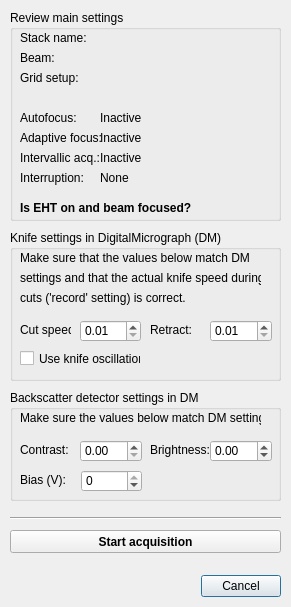
<?xml version="1.0" encoding="UTF-8"?>
<ui version="4.0">
 <class>startAcq</class>
 <widget class="QDialog" name="startAcq">
  <property name="windowModality">
   <enum>Qt::ApplicationModal</enum>
  </property>
  <property name="geometry">
   <rect>
    <x>0</x>
    <y>0</y>
    <width>291</width>
    <height>607</height>
   </rect>
  </property>
  <property name="sizePolicy">
   <sizepolicy hsizetype="Preferred" vsizetype="Preferred">
    <horstretch>0</horstretch>
    <verstretch>0</verstretch>
   </sizepolicy>
  </property>
  <property name="windowTitle">
   <string>Start Acquisition</string>
  </property>
  <property name="layoutDirection">
   <enum>Qt::RightToLeft</enum>
  </property>
  <widget class="QDialogButtonBox" name="buttonBox">
   <property name="geometry">
    <rect>
     <x>90</x>
     <y>570</y>
     <width>191</width>
     <height>32</height>
    </rect>
   </property>
   <property name="layoutDirection">
    <enum>Qt::LeftToRight</enum>
   </property>
   <property name="locale">
    <locale language="English" country="UnitedKingdom"/>
   </property>
   <property name="orientation">
    <enum>Qt::Horizontal</enum>
   </property>
   <property name="standardButtons">
    <set>QDialogButtonBox::Cancel</set>
   </property>
  </widget>
  <widget class="Line" name="line_2">
   <property name="geometry">
    <rect>
     <x>10</x>
     <y>510</y>
     <width>271</width>
     <height>16</height>
    </rect>
   </property>
   <property name="orientation">
    <enum>Qt::Horizontal</enum>
   </property>
  </widget>
  <widget class="QPushButton" name="pushButton_startAcq">
   <property name="geometry">
    <rect>
     <x>10</x>
     <y>530</y>
     <width>271</width>
     <height>23</height>
    </rect>
   </property>
   <property name="font">
    <font>
     <weight>75</weight>
     <bold>true</bold>
    </font>
   </property>
   <property name="text">
    <string>Start acquisition</string>
   </property>
  </widget>
  <widget class="QGroupBox" name="groupBox_2">
   <property name="geometry">
    <rect>
     <x>10</x>
     <y>390</y>
     <width>271</width>
     <height>111</height>
    </rect>
   </property>
   <property name="layoutDirection">
    <enum>Qt::LeftToRight</enum>
   </property>
   <property name="title">
    <string>Backscatter detector settings in DM</string>
   </property>
   <widget class="QLabel" name="label_17">
    <property name="geometry">
     <rect>
      <x>140</x>
      <y>50</y>
      <width>61</width>
      <height>20</height>
     </rect>
    </property>
    <property name="text">
     <string>Brightness:</string>
    </property>
   </widget>
   <widget class="QLabel" name="label_18">
    <property name="geometry">
     <rect>
      <x>10</x>
      <y>50</y>
      <width>51</width>
      <height>20</height>
     </rect>
    </property>
    <property name="text">
     <string>Contrast:</string>
    </property>
   </widget>
   <widget class="QLabel" name="label_19">
    <property name="geometry">
     <rect>
      <x>10</x>
      <y>80</y>
      <width>51</width>
      <height>20</height>
     </rect>
    </property>
    <property name="text">
     <string>Bias (V):</string>
    </property>
   </widget>
   <widget class="QLabel" name="label_8">
    <property name="geometry">
     <rect>
      <x>10</x>
      <y>20</y>
      <width>241</width>
      <height>16</height>
     </rect>
    </property>
    <property name="text">
     <string>Make sure the values below match DM settings:</string>
    </property>
   </widget>
   <widget class="QDoubleSpinBox" name="doubleSpinBox_contrast">
    <property name="geometry">
     <rect>
      <x>70</x>
      <y>50</y>
      <width>62</width>
      <height>22</height>
     </rect>
    </property>
    <property name="maximum">
     <double>30.000000000000000</double>
    </property>
    <property name="singleStep">
     <double>0.100000000000000</double>
    </property>
   </widget>
   <widget class="QDoubleSpinBox" name="doubleSpinBox_brightness">
    <property name="geometry">
     <rect>
      <x>200</x>
      <y>50</y>
      <width>62</width>
      <height>22</height>
     </rect>
    </property>
    <property name="minimum">
     <double>-150.000000000000000</double>
    </property>
    <property name="maximum">
     <double>150.000000000000000</double>
    </property>
    <property name="singleStep">
     <double>0.100000000000000</double>
    </property>
   </widget>
   <widget class="QSpinBox" name="spinBox_bias">
    <property name="geometry">
     <rect>
      <x>71</x>
      <y>80</y>
      <width>61</width>
      <height>22</height>
     </rect>
    </property>
    <property name="minimum">
     <number>-70</number>
    </property>
    <property name="maximum">
     <number>0</number>
    </property>
   </widget>
  </widget>
  <widget class="QGroupBox" name="groupBox">
   <property name="geometry">
    <rect>
     <x>10</x>
     <y>230</y>
     <width>271</width>
     <height>151</height>
    </rect>
   </property>
   <property name="layoutDirection">
    <enum>Qt::LeftToRight</enum>
   </property>
   <property name="title">
    <string>Knife settings in DigitalMicrograph (DM)</string>
   </property>
   <widget class="QLabel" name="label_7">
    <property name="geometry">
     <rect>
      <x>10</x>
      <y>20</y>
      <width>241</width>
      <height>16</height>
     </rect>
    </property>
    <property name="text">
     <string>Make sure that the values below match DM </string>
    </property>
   </widget>
   <widget class="QLabel" name="label_6">
    <property name="geometry">
     <rect>
      <x>140</x>
      <y>90</y>
      <width>41</width>
      <height>20</height>
     </rect>
    </property>
    <property name="text">
     <string>Retract:</string>
    </property>
   </widget>
   <widget class="QLabel" name="label_2">
    <property name="geometry">
     <rect>
      <x>10</x>
      <y>90</y>
      <width>51</width>
      <height>20</height>
     </rect>
    </property>
    <property name="text">
     <string>Cut speed:</string>
    </property>
   </widget>
   <widget class="QCheckBox" name="checkBox_oscillation">
    <property name="geometry">
     <rect>
      <x>10</x>
      <y>120</y>
      <width>121</width>
      <height>17</height>
     </rect>
    </property>
    <property name="text">
     <string>Use knife oscillation</string>
    </property>
   </widget>
   <widget class="QLabel" name="label_10">
    <property name="geometry">
     <rect>
      <x>10</x>
      <y>40</y>
      <width>241</width>
      <height>16</height>
     </rect>
    </property>
    <property name="text">
     <string>settings and that the actual knife speed during</string>
    </property>
   </widget>
   <widget class="QLabel" name="label_11">
    <property name="geometry">
     <rect>
      <x>10</x>
      <y>60</y>
      <width>241</width>
      <height>16</height>
     </rect>
    </property>
    <property name="text">
     <string>cuts ('record' setting) is correct.</string>
    </property>
   </widget>
   <widget class="QDoubleSpinBox" name="doubleSpinBox_cutSpeed">
    <property name="geometry">
     <rect>
      <x>70</x>
      <y>90</y>
      <width>61</width>
      <height>22</height>
     </rect>
    </property>
    <property name="decimals">
     <number>2</number>
    </property>
    <property name="minimum">
     <double>0.010000000000000</double>
    </property>
    <property name="maximum">
     <double>2.000000000000000</double>
    </property>
    <property name="singleStep">
     <double>0.100000000000000</double>
    </property>
   </widget>
   <widget class="QDoubleSpinBox" name="doubleSpinBox_retractSpeed">
    <property name="geometry">
     <rect>
      <x>200</x>
      <y>90</y>
      <width>62</width>
      <height>22</height>
     </rect>
    </property>
    <property name="decimals">
     <number>2</number>
    </property>
    <property name="minimum">
     <double>0.010000000000000</double>
    </property>
    <property name="maximum">
     <double>2.000000000000000</double>
    </property>
    <property name="singleStep">
     <double>0.100000000000000</double>
    </property>
   </widget>
  </widget>
  <widget class="QGroupBox" name="groupBox_3">
   <property name="geometry">
    <rect>
     <x>10</x>
     <y>10</y>
     <width>271</width>
     <height>211</height>
    </rect>
   </property>
   <property name="font">
    <font>
     <weight>50</weight>
     <bold>false</bold>
    </font>
   </property>
   <property name="layoutDirection">
    <enum>Qt::LeftToRight</enum>
   </property>
   <property name="title">
    <string>Review main settings</string>
   </property>
   <widget class="QLabel" name="label">
    <property name="geometry">
     <rect>
      <x>10</x>
      <y>190</y>
      <width>231</width>
      <height>16</height>
     </rect>
    </property>
    <property name="font">
     <font>
      <weight>75</weight>
      <bold>true</bold>
     </font>
    </property>
    <property name="text">
     <string>Is EHT on and beam focused?</string>
    </property>
   </widget>
   <widget class="QLabel" name="label_beamSettings">
    <property name="geometry">
     <rect>
      <x>90</x>
      <y>40</y>
      <width>171</width>
      <height>16</height>
     </rect>
    </property>
    <property name="text">
     <string/>
    </property>
   </widget>
   <widget class="QLabel" name="label_gridSetup">
    <property name="geometry">
     <rect>
      <x>90</x>
      <y>60</y>
      <width>171</width>
      <height>16</height>
     </rect>
    </property>
    <property name="text">
     <string/>
    </property>
   </widget>
   <widget class="QLabel" name="label_5">
    <property name="geometry">
     <rect>
      <x>10</x>
      <y>100</y>
      <width>71</width>
      <height>16</height>
     </rect>
    </property>
    <property name="text">
     <string>Autofocus:</string>
    </property>
   </widget>
   <widget class="QLabel" name="label_12">
    <property name="geometry">
     <rect>
      <x>10</x>
      <y>140</y>
      <width>81</width>
      <height>16</height>
     </rect>
    </property>
    <property name="text">
     <string>Intervallic acq.: </string>
    </property>
   </widget>
   <widget class="QLabel" name="label_intervallicActive">
    <property name="geometry">
     <rect>
      <x>90</x>
      <y>140</y>
      <width>171</width>
      <height>16</height>
     </rect>
    </property>
    <property name="text">
     <string>Inactive</string>
    </property>
   </widget>
   <widget class="QLabel" name="label_autofocusActive">
    <property name="geometry">
     <rect>
      <x>90</x>
      <y>100</y>
      <width>171</width>
      <height>16</height>
     </rect>
    </property>
    <property name="text">
     <string>Inactive</string>
    </property>
   </widget>
   <widget class="QLabel" name="label_3">
    <property name="geometry">
     <rect>
      <x>10</x>
      <y>60</y>
      <width>81</width>
      <height>16</height>
     </rect>
    </property>
    <property name="text">
     <string>Grid setup:</string>
    </property>
   </widget>
   <widget class="QLabel" name="label_4">
    <property name="geometry">
     <rect>
      <x>10</x>
      <y>40</y>
      <width>71</width>
      <height>16</height>
     </rect>
    </property>
    <property name="text">
     <string>Beam:</string>
    </property>
   </widget>
   <widget class="QLabel" name="label_totalActiveTiles">
    <property name="geometry">
     <rect>
      <x>90</x>
      <y>80</y>
      <width>171</width>
      <height>16</height>
     </rect>
    </property>
    <property name="text">
     <string/>
    </property>
   </widget>
   <widget class="QLabel" name="label_13">
    <property name="geometry">
     <rect>
      <x>10</x>
      <y>160</y>
      <width>71</width>
      <height>16</height>
     </rect>
    </property>
    <property name="text">
     <string>Interruption: </string>
    </property>
   </widget>
   <widget class="QLabel" name="label_interruption">
    <property name="geometry">
     <rect>
      <x>90</x>
      <y>160</y>
      <width>171</width>
      <height>16</height>
     </rect>
    </property>
    <property name="text">
     <string>None</string>
    </property>
   </widget>
   <widget class="QLabel" name="label_9">
    <property name="geometry">
     <rect>
      <x>10</x>
      <y>20</y>
      <width>71</width>
      <height>16</height>
     </rect>
    </property>
    <property name="text">
     <string>Stack name:</string>
    </property>
   </widget>
   <widget class="QLabel" name="label_stackName">
    <property name="geometry">
     <rect>
      <x>90</x>
      <y>20</y>
      <width>171</width>
      <height>16</height>
     </rect>
    </property>
    <property name="font">
     <font>
      <weight>75</weight>
      <bold>true</bold>
     </font>
    </property>
    <property name="text">
     <string/>
    </property>
   </widget>
   <widget class="QLabel" name="label_14">
    <property name="geometry">
     <rect>
      <x>10</x>
      <y>120</y>
      <width>81</width>
      <height>16</height>
     </rect>
    </property>
    <property name="text">
     <string>Adaptive focus: </string>
    </property>
   </widget>
   <widget class="QLabel" name="label_adaptiveActive">
    <property name="geometry">
     <rect>
      <x>90</x>
      <y>120</y>
      <width>171</width>
      <height>16</height>
     </rect>
    </property>
    <property name="text">
     <string>Inactive</string>
    </property>
   </widget>
  </widget>
 </widget>
 <resources/>
 <connections>
  <connection>
   <sender>buttonBox</sender>
   <signal>accepted()</signal>
   <receiver>startAcq</receiver>
   <slot>accept()</slot>
   <hints>
    <hint type="sourcelabel">
     <x>248</x>
     <y>254</y>
    </hint>
    <hint type="destinationlabel">
     <x>157</x>
     <y>274</y>
    </hint>
   </hints>
  </connection>
  <connection>
   <sender>buttonBox</sender>
   <signal>rejected()</signal>
   <receiver>startAcq</receiver>
   <slot>reject()</slot>
   <hints>
    <hint type="sourcelabel">
     <x>316</x>
     <y>260</y>
    </hint>
    <hint type="destinationlabel">
     <x>286</x>
     <y>274</y>
    </hint>
   </hints>
  </connection>
 </connections>
</ui>
